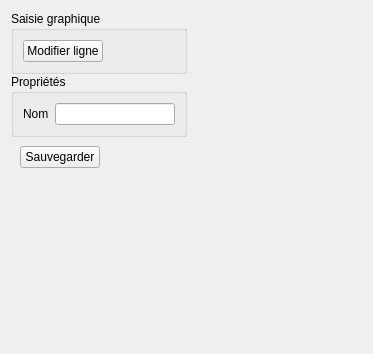
<?xml version="1.0" encoding="UTF-8"?>
<ui version="4.0">
 <class>Form</class>
 <widget class="QWidget" name="Form">
  <property name="geometry">
   <rect>
    <x>0</x>
    <y>0</y>
    <width>373</width>
    <height>354</height>
   </rect>
  </property>
  <property name="windowTitle">
   <string>Form</string>
  </property>
  <layout class="QHBoxLayout" name="horizontalLayout_3">
   <item>
    <widget class="QFrame" name="frame_2">
     <property name="frameShape">
      <enum>QFrame::NoFrame</enum>
     </property>
     <property name="frameShadow">
      <enum>QFrame::Raised</enum>
     </property>
     <layout class="QVBoxLayout" name="verticalLayout_3">
      <property name="spacing">
       <number>0</number>
      </property>
      <property name="margin">
       <number>0</number>
      </property>
      <item>
       <widget class="QGroupBox" name="groupBox">
        <property name="title">
         <string>Saisie graphique</string>
        </property>
        <layout class="QHBoxLayout" name="horizontalLayout">
         <item>
          <widget class="QPushButton" name="pushButton_line">
           <property name="text">
            <string>Modifier ligne</string>
           </property>
          </widget>
         </item>
         <item>
          <spacer name="horizontalSpacer_2">
           <property name="orientation">
            <enum>Qt::Horizontal</enum>
           </property>
           <property name="sizeHint" stdset="0">
            <size>
             <width>40</width>
             <height>20</height>
            </size>
           </property>
          </spacer>
         </item>
        </layout>
       </widget>
      </item>
      <item>
       <widget class="QGroupBox" name="groupBox_2">
        <property name="title">
         <string>Propriétés</string>
        </property>
        <layout class="QGridLayout" name="gridLayout">
         <item row="0" column="0">
          <widget class="QLabel" name="label">
           <property name="text">
            <string>Nom</string>
           </property>
          </widget>
         </item>
         <item row="0" column="1">
          <widget class="QLineEdit" name="lineEdit_NOM"/>
         </item>
        </layout>
       </widget>
      </item>
      <item>
       <widget class="QFrame" name="frame_3">
        <layout class="QHBoxLayout" name="horizontalLayout_2">
         <item>
          <widget class="QPushButton" name="pushButton_saveFeature">
           <property name="text">
            <string>Sauvegarder</string>
           </property>
          </widget>
         </item>
         <item>
          <spacer name="horizontalSpacer">
           <property name="orientation">
            <enum>Qt::Horizontal</enum>
           </property>
           <property name="sizeHint" stdset="0">
            <size>
             <width>40</width>
             <height>20</height>
            </size>
           </property>
          </spacer>
         </item>
        </layout>
       </widget>
      </item>
      <item>
       <spacer name="verticalSpacer">
        <property name="orientation">
         <enum>Qt::Vertical</enum>
        </property>
        <property name="sizeHint" stdset="0">
         <size>
          <width>20</width>
          <height>40</height>
         </size>
        </property>
       </spacer>
      </item>
     </layout>
    </widget>
   </item>
   <item>
    <spacer name="horizontalSpacer_3">
     <property name="orientation">
      <enum>Qt::Horizontal</enum>
     </property>
     <property name="sizeHint" stdset="0">
      <size>
       <width>40</width>
       <height>20</height>
      </size>
     </property>
    </spacer>
   </item>
  </layout>
 </widget>
 <resources/>
 <connections/>
</ui>
